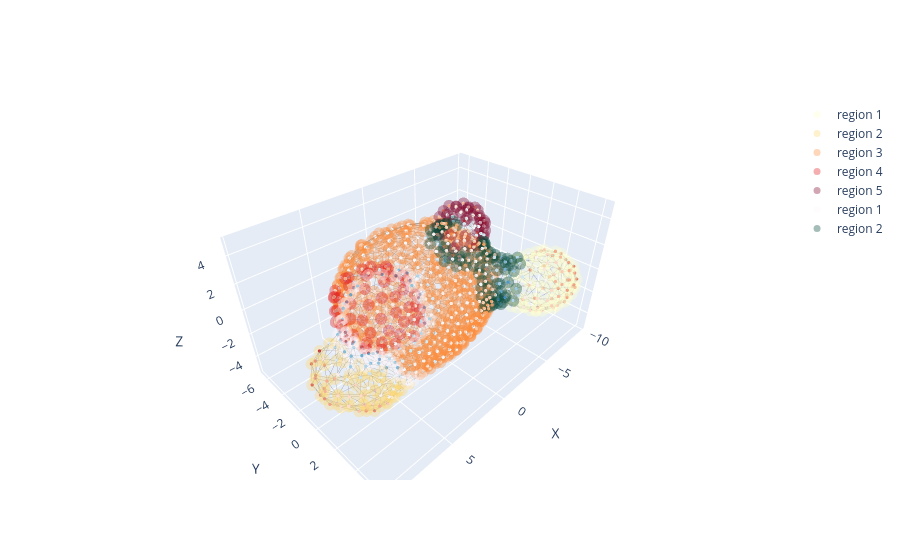

The notebook cell saved with this chart:
### Code cell
curvature_proxy = compute_curvature_proxy(cell_weighted_hks, HKS_times)


crypts, necks = extract_all_crypts(
    G=cell_graph,
    HKS=curvature_proxy[:,:3],
    crypt_thresh=0.6, 
    neck_thresh=-1.00,  
    growth_thresh=-0.1,
    min_region_size=8,
    verbose=False
)

print(len(crypts))
print(len(necks))


fig = plot_organoid_graph(centroids, cell_graph, curvature_proxy[:,0], node_size=2)
add_region_overlays(fig, centroids, crypts, colorscale='YlOrRd')
add_region_overlays(fig, centroids, necks, colorscale='PuBuGn')
fig.show()
